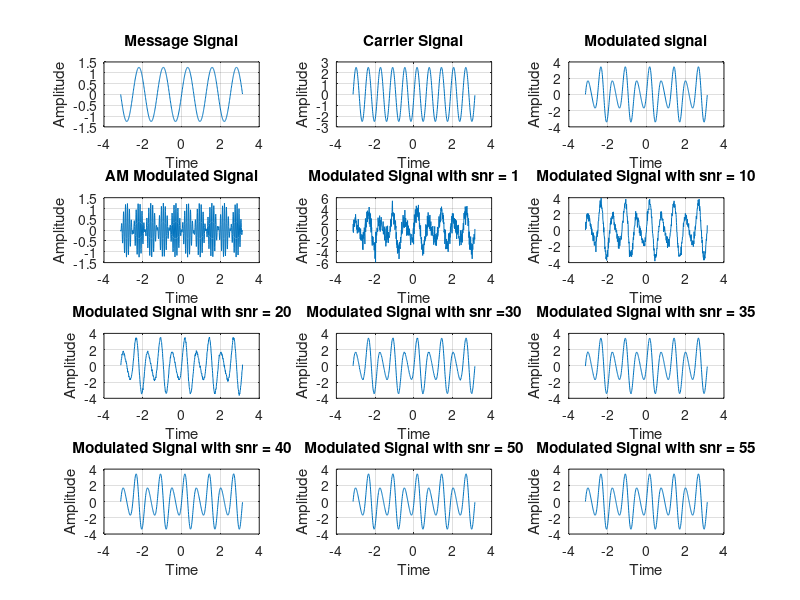
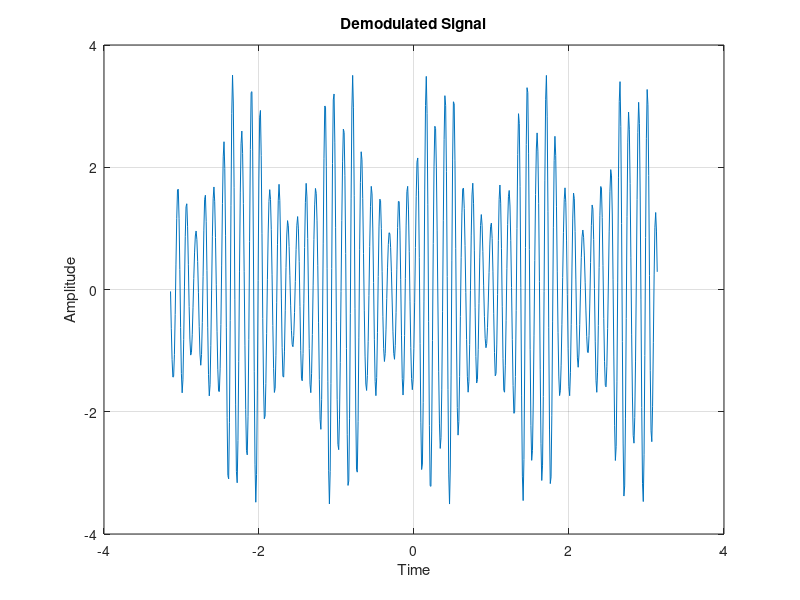

The MATLAB source for these figures, in order:
% Amplitude Modulated Wave with AWGN
clc, clear, close all
t = -pi:0.01:pi; 
am = 1.25; 
ac = 2.5; 
fc= 2.5; 
fs = 25; 
wm = 5; 
wc = 10; 
m=am*sin(wm*t); 
subplot(4,3,1); 
plot(t,m); 
grid on
title('Message Signal'); 
xlabel('Time'); 
ylabel('Amplitude'); 
c=ac*sin(wc*t); 
subplot(4,3,2); 
plot(t,c); 
grid on
title('Carrier Signal'); 
xlabel('Time'); 
ylabel('Amplitude'); 
k=am/ac; 
s=ac*(1+k*sin(wm*t)).*sin(wc*t); 
subplot(4,3,3); 
plot(t,s) 
grid on
title('Modulated signal') 
xlabel('Time'); 
ylabel('Amplitude'); 
% An Modulated Signal Using ammod MATLAB Inbuilt Command 
m=am*sin(wm*t); 
y=ammod(m,fc,fs); 
subplot(4,3,4); 
plot(t,y); 
grid on
title('AM Modulated Signal'); 
xlabel('Time'); 
ylabel('Amplitude') 
% Addition of White Noise in Modulated Signal
snr=1; 
y=awgn(s,snr); 
subplot(4,3,5); 
plot(t,y); 
grid on
title('Modulated Signal with snr = 1'); 
xlabel('Time'); 
ylabel('Amplitude'); 
snr=10; 
y=awgn(s,snr); 
subplot(4,3,6); 
plot(t,y); 
grid on
title('Modulated Signal with snr = 10'); 
xlabel('Time'); 
ylabel('Amplitude'); 
snr=20; 
y=awgn(s,snr); 
subplot(4,3,7); 
plot(t,y); 
grid on
title('Modulated Signal with snr = 20'); 
xlabel('Time'); 
ylabel('Amplitude'); 
snr=30; 
y=awgn(s,snr); 
subplot(4,3,8); 
plot(t,y); 
grid on
title('Modulated Signal with snr =30'); 
xlabel('Time'); 
ylabel('Amplitude'); 
snr=35; 
y=awgn(s,snr); 
subplot(4,3,9); 
plot(t,y); 
grid on
title('Modulated Signal with snr = 35'); 
xlabel('Time'); 
ylabel('Amplitude'); 
snr=40; 
y=awgn(s,snr); 
subplot(4,3,10); 
plot(t,y); 
grid on
title('Modulated Signal with snr = 40'); 
xlabel('Time'); 
ylabel('Amplitude'); 
snr=50; 
y=awgn(s,snr); 
subplot(4,3,11); 
plot(t,y); 
grid on
title('Modulated Signal with snr = 50'); 
xlabel('Time'); 
ylabel('Amplitude'); 
snr=55; 
y=awgn(s,snr); 
subplot(4,3,12); 
plot(t,y); 
grid on
title('Modulated Signal with snr = 55'); 
xlabel('Time'); 
ylabel('Amplitude'); 
figure(2) 
% A Demodulated Signal using amdemod MATLAB Inbuilt Command 
z=amdemod(y,fc,fs); 
plot(t,z) 
grid on
title('Demodulated Signal') 
xlabel('Time'); 
ylabel('Amplitude')